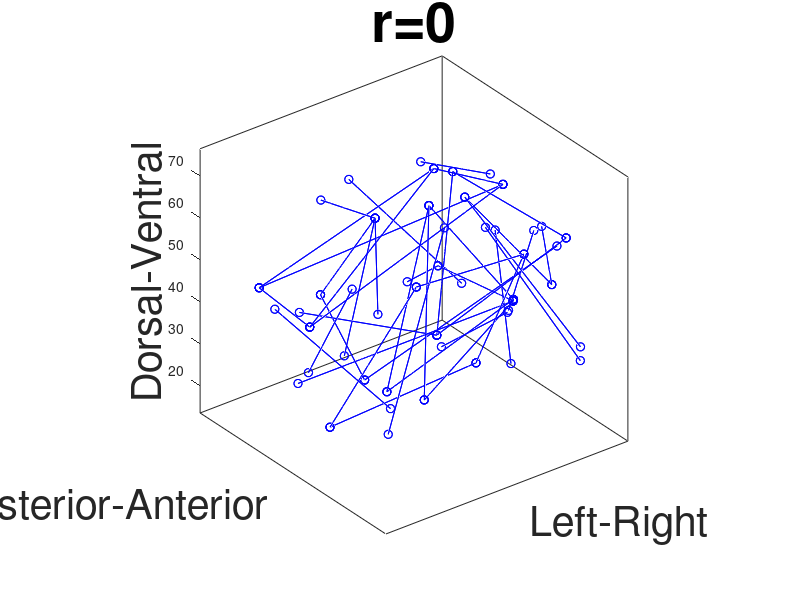

The MATLAB script that drew this image:


close all;
coordinate=load('XYZ_coor_only_64_ROIs.txt');
r = 0.55; % threshold 
A = load('A.txt'); % adjacency matrix 
 AT = A > r;  % thresholded marix 
%  gplot(AT, coordinate, '-o'); %2D

x=coordinate(:,1);
y=coordinate(:,2);
z=coordinate(:,3);
adj=A>r;
[r c]=find(adj);
p=[r c]';
plot3(x(p),y(p),z(p),'-bo')
 axis vis3d, box on, view(3)
h=findobj('type','markersize');
set(h,'markersize',40)
ylabel('Posterior-Anterior','fontsize', 30);
xlabel('Left-Right','fontsize',30);
zlabel('Dorsal-Ventral','fontsize',30)

% TYPE r into title!

title('r=0','fontsize',40)
% xlabel('Posterior-Anterior','fontsize', 24);
% ylabel('Inferior-Superior','fontsize',24);
set(gca,'xtick',[]);
set(gca,'ytick',[]);